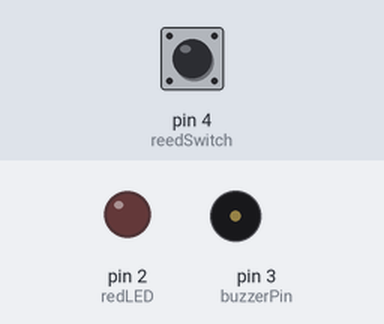
This sketch was run on a simulated Arduino Uno, built with avr-gcc and run on an emulated ATmega328P. Shown: output pins drawn as LEDs (lit = HIGH), buzzer (waves = sounding, pin HIGH). Dashed ring = blinking. The test bench sets the inputs (shaded band); at power-on: pin 4 (reedSwitch) HIGH.

Above: at 1.2 s.
1.3 s: pin 4 (reedSwitch) pulled LOW for 0.15 s
At 1.65 s:
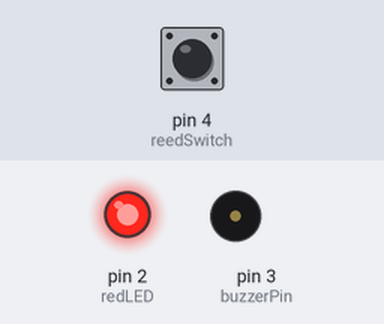
3.3 s: pin 4 (reedSwitch) pulled LOW for 3.2 s
At 3.4 s:
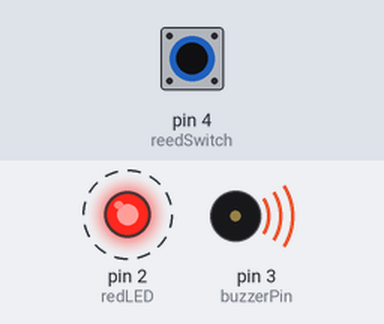
Timing chart, 0 to 8.3 s (numbered marks = the images above; inputs shaded):
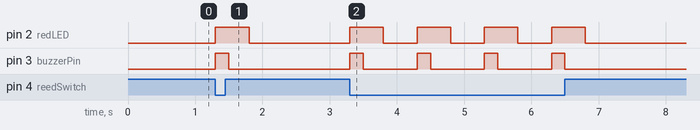

Measured:
- after the input at 1.3 s, pin 2 (redLED): LOW → HIGH at once, → LOW 0.50 s later; pin 3 (buzzerPin): LOW → HIGH at once, → LOW 0.20 s later
- after the input at 3.3 s, pin 2 (redLED): alternates HIGH for 0.50 s and LOW for 0.50 s, 8 changes in all, then stays LOW, starting at once; pin 3 (buzzerPin): alternates HIGH for 0.20 s and LOW for 0.80 s, 8 changes in all, then stays LOW, starting at once

The sketch:

layer_1_reed.ino
```cpp
int reedSwitch = 4;
bool reed_switch_value;
int redLED = 2;
int buzzerPin = 3;

void setup()
{
    // put your setup code here, to run once:
    Serial.begin(9600);
    pinMode(reedSwitch, INPUT);
    pinMode(redLED, OUTPUT);
    pinMode(buzzerPin, OUTPUT);
}

void loop()
{
    // put your main code here, to run repeatedly:
    reed_switch_value = digitalRead(reedSwitch);
    if (reed_switch_value == LOW)
    {
        digitalWrite(redLED, HIGH);
        digitalWrite(buzzerPin, HIGH);
        delay(200);

        digitalWrite(buzzerPin, LOW);
        delay(300);

        digitalWrite(redLED, LOW);
        delay(500);
    }
}
```
